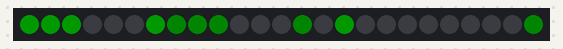
Recording of a sketch running on a simulated Arduino Uno, built with avr-gcc and run on an emulated ATmega328P. Shown: 25 RGB LEDs in strip order, left to right. Dim RGB values are drawn brighter than linear; random numbers use the default seed unless the sketch sets one.

Above: at 0.07 s.
At 5.07 s:
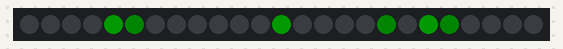
At 10.06 s:
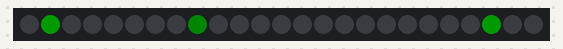
At 20.05 s:
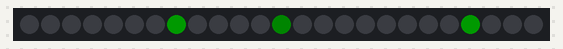
At 29.89 s:
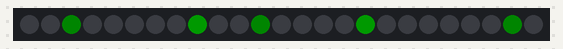
At 39.88 s:
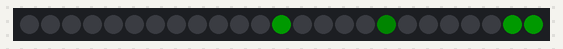

The sketch:

Matrix_Rain_Effect.ino
```cpp
/*
 * Green digital rain effect on a 5x5 RGB LED matrix.
 */

#include <Arduino.h>
#include <Adafruit_NeoPixel.h>

#define MATRIX_PIN 7
#define NUM_LEDS   25

Adafruit_NeoPixel matrix(
  NUM_LEDS,
  MATRIX_PIN,
  NEO_GRB + NEO_KHZ800
);

//====================================================
// Convert X/Y coordinates to LED index
//====================================================
int pixelXY(int x, int y)
{
  // Flip Y axis so the rain moves upward
  y = 4 - y;

  if (y % 2 == 0)
    return y * 5 + x;

  return y * 5 + (4 - x);
}

//====================================================
// Rain drop position for each column
//====================================================
int drops[5];

void setup()
{
  matrix.begin();
  matrix.setBrightness(25);
  matrix.clear();
  matrix.show();

  randomSeed(analogRead(1));

  // Start each column at a random height
  for (int x = 0; x < 5; x++)
    drops[x] = random(0, 5);
}

//====================================================
// Main Loop
//====================================================
void loop()
{
  matrix.clear();

  // Draw falling/upward-moving drops
  for (int x = 0; x < 5; x++)
  {
    int y = drops[x];

    // Bright head
    if (y >= 0 && y < 5)
    {
      matrix.setPixelColor(
        pixelXY(x, y),
        matrix.Color(0, 255, 0)
      );
    }

    // Dim trail behind the head
    if (y - 1 >= 0)
    {
      matrix.setPixelColor(
        pixelXY(x, y - 1),
        matrix.Color(0, 80, 0)
      );
    }

    // Move upward
    drops[x]++;

    // Restart from the bottom
    if (drops[x] > 6)
      drops[x] = random(-4, 1);
  }

  matrix.show();

  delay(150);
}
```
